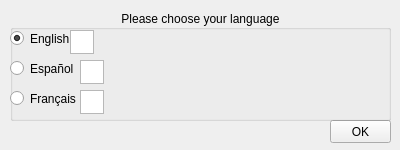
<?xml version="1.0" encoding="UTF-8"?>
<ui version="4.0">
 <class>select_language</class>
 <widget class="QMainWindow" name="select_language">
  <property name="geometry">
   <rect>
    <x>0</x>
    <y>0</y>
    <width>400</width>
    <height>150</height>
   </rect>
  </property>
  <property name="sizePolicy">
   <sizepolicy hsizetype="Fixed" vsizetype="Fixed">
    <horstretch>0</horstretch>
    <verstretch>0</verstretch>
   </sizepolicy>
  </property>
  <property name="windowTitle">
   <string>Select Default Language</string>
  </property>
  <property name="windowIcon">
   <iconset resource="Pictures.qrc">
    <normaloff>:/pictures/en_us.png</normaloff>:/pictures/en_us.png</iconset>
  </property>
  <widget class="QWidget" name="language">
   <widget class="QPushButton" name="OK">
    <property name="geometry">
     <rect>
      <x>330</x>
      <y>120</y>
      <width>61</width>
      <height>23</height>
     </rect>
    </property>
    <property name="text">
     <string>OK</string>
    </property>
   </widget>
   <widget class="QGroupBox" name="groupBox">
    <property name="geometry">
     <rect>
      <x>10</x>
      <y>10</y>
      <width>381</width>
      <height>111</height>
     </rect>
    </property>
    <property name="title">
     <string>Please choose your language</string>
    </property>
    <property name="alignment">
     <set>Qt::AlignCenter</set>
    </property>
    <property name="flat">
     <bool>true</bool>
    </property>
    <property name="checkable">
     <bool>false</bool>
    </property>
    <widget class="QRadioButton" name="English">
     <property name="geometry">
      <rect>
       <x>0</x>
       <y>20</y>
       <width>82</width>
       <height>17</height>
      </rect>
     </property>
     <property name="styleSheet">
      <string notr="true"/>
     </property>
     <property name="text">
      <string notr="true">English</string>
     </property>
     <property name="checked">
      <bool>true</bool>
     </property>
    </widget>
    <widget class="QRadioButton" name="French">
     <property name="geometry">
      <rect>
       <x>0</x>
       <y>80</y>
       <width>82</width>
       <height>17</height>
      </rect>
     </property>
     <property name="text">
      <string notr="true">Français</string>
     </property>
    </widget>
    <widget class="QRadioButton" name="Spanish">
     <property name="geometry">
      <rect>
       <x>0</x>
       <y>50</y>
       <width>82</width>
       <height>17</height>
      </rect>
     </property>
     <property name="text">
      <string notr="true">Español</string>
     </property>
    </widget>
    <widget class="QGraphicsView" name="graphicsView">
     <property name="geometry">
      <rect>
       <x>60</x>
       <y>20</y>
       <width>24</width>
       <height>24</height>
      </rect>
     </property>
     <property name="styleSheet">
      <string notr="true">background-image: url(:/pictures/en_us.png);</string>
     </property>
    </widget>
    <widget class="QGraphicsView" name="graphicsView_2">
     <property name="geometry">
      <rect>
       <x>70</x>
       <y>50</y>
       <width>24</width>
       <height>24</height>
      </rect>
     </property>
     <property name="styleSheet">
      <string notr="true">background-image: url(:/pictures/es.png);</string>
     </property>
    </widget>
    <widget class="QGraphicsView" name="graphicsView_3">
     <property name="geometry">
      <rect>
       <x>70</x>
       <y>80</y>
       <width>24</width>
       <height>24</height>
      </rect>
     </property>
     <property name="styleSheet">
      <string notr="true">background-image: url(:/pictures/fr.png);</string>
     </property>
    </widget>
   </widget>
  </widget>
 </widget>
 <resources>
  <include location="Pictures.qrc"/>
 </resources>
 <connections/>
</ui>
